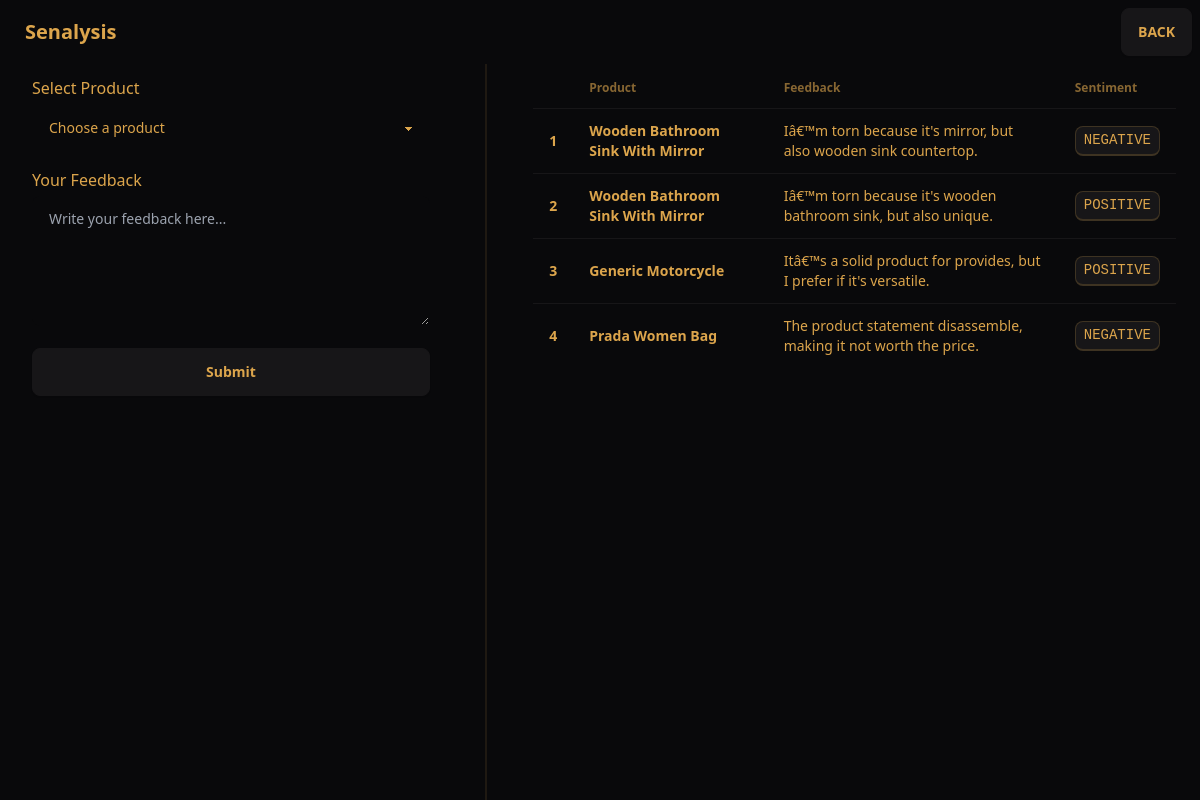
Page /user/8 (signed in) on the earlier database version.
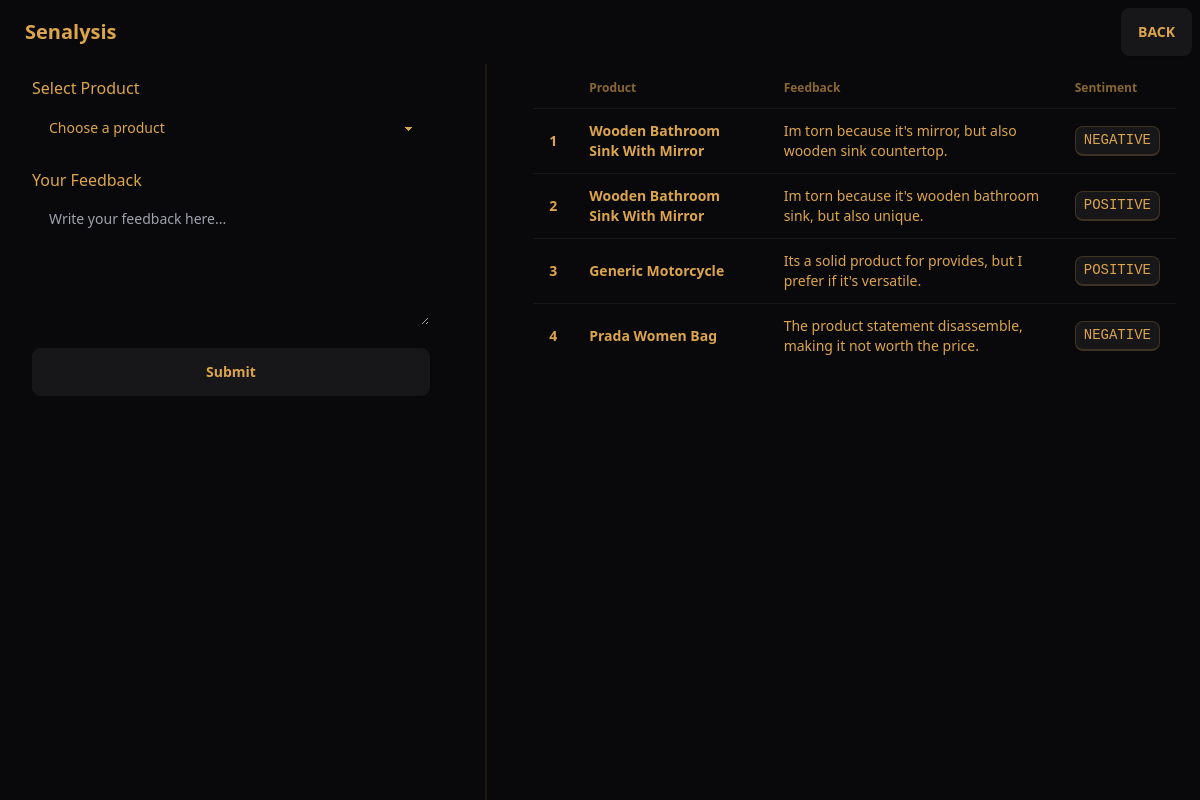
Same page on the later database version.
### tables this page shows
CREATE TABLE "feedback" (
    fid INTEGER PRIMARY KEY AUTOINCREMENT,
    uid INTEGER,
    pid INTEGER,
    feedback TEXT,
    timestamp TEXT DEFAULT CURRENT_TIMESTAMP,
    sentiment TEXT,
    FOREIGN KEY (uid) REFERENCES users (uid),
    FOREIGN KEY (pid) REFERENCES products (pid)
);

CREATE TABLE products (
    pid INTEGER PRIMARY KEY AUTOINCREMENT,
    cid INTEGER,
    product TEXT,
    thumbnail TEXT,
    FOREIGN KEY (cid) REFERENCES companies (cid)
);

### app.py (the view)
@app.route("/user/<uid>")
def profile(uid):
    conn = dbConnection()
    cursor = conn.cursor()
    cursor.execute("SELECT fname, lname FROM users WHERE uid = ?", (uid,))
    user = cursor.fetchone()
    if not user:
        conn.close()
        return "User not found", 404
    cursor.execute("SELECT pid, product FROM products")
    products = cursor.fetchall()
    cursor.execute(
        """
        SELECT f.feedback, f.sentiment, p.product
        FROM feedback f
        JOIN products p ON f.pid = p.pid
        WHERE f.uid = ?
    """,
        (uid,),
    )
    feedbacks = cursor.fetchall()
    conn.close()
    return render_template(
        "user.html", user=user, products=products, feedbacks=feedbacks, uid=uid
    )

### app.py (called while the page is built)
def dbConnection():
    conn = sqlite3.connect(DATABASE)
    conn.row_factory = sqlite3.Row
    return conn

### templates/user.html (shortened to what this page needs)
{% extends "base.html" %} {% block content %}
<div class="flex min-h-screen">
  <div class="w-2/5 p-8">
    <h2 class="text-lg font-bold mb-4">Submit Feedback</h2>
    <form action="/submit" method="post" class="space-y-4">
      <div>
        <label for="product" class="block font-medium mb-1"
          >Select Product</label
        >
        <select
          id="product"
          name="product"
          class="select w-full max-w-full"
          required
        >
          <option disabled selected>Choose a product</option>
        </select>
      </div>
      <div>
        <label for="feedback" class="block font-medium mb-1"
          >Your Feedback</label
        >
        <textarea
          id="feedback"
          name="feedback"
          class="textarea w-full max-w-full"
          rows="4"
          placeholder="Write your feedback here..."
          required
        ></textarea>
      </div>
      <button type="submit" class="btn w-full">Submit</button>
    </form>
  </div>
  <div class="divider lg:divider-horizontal"></div>
  <div class="w-3/5 p-6">
    <h2 class="text-lg font-bold mb-4">Your Previous Feedbacks</h2>
    <div class="overflow-x-auto">
      <table class="table w-full">
        <thead>
          <tr>
            <th></th>
            <th>Product</th>
            <th>Feedback</th>
            <th>Sentiment</th>
          </tr>
        </thead>
        <tbody>
          {% for feedback in feedbacks %}
          <tr>
            <th>{{ loop.index }}</th>
            <td><b>{{ feedback.product }}</b></td>
            <td>{{ feedback.feedback }}</td>
            <td><kbd class="kbd">{{ feedback.sentiment }}</kbd></td>
          </tr>
          {% else %}
          <tr>
            <td colspan="4" class="text-center text-gray-600">
              No feedback submitted yet.
            </td>
          </tr>
          {% endfor %}
        </tbody>
      </table>
    </div>
  </div>
</div>
{% endblock %}

Differences in the rows shown:
changed feedback: feedback "Iâ€™m torn because it's mirror, but also wooden sink countertop." → "Im torn because it's mirror, but also wooden sink countertop."
changed feedback: feedback "Iâ€™m torn because it's wooden bathroom sink, but also unique." → "Im torn because it's wooden bathroom sink, but also unique."
changed feedback "Generic Motorcycle": feedback "Itâ€™s a solid product for provides, but I prefer if it's versatile." → "Its a solid product for provides, but I prefer if it's versatile."
